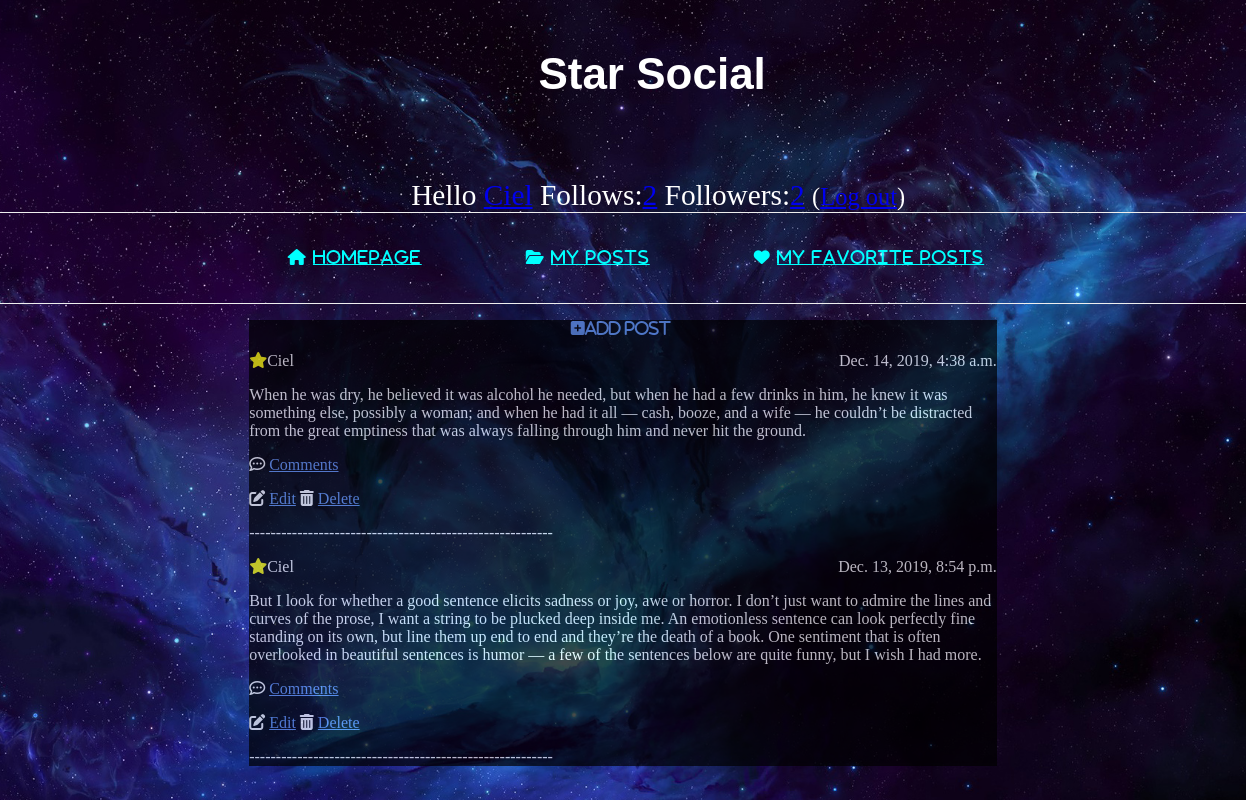
Page /my_profile/ (signed in) on the committed database.
### social_media/models.py (models this page shows, shortened)
class Post(models.Model):
    author = models.ForeignKey('auth.User', on_delete=models.CASCADE, related_name="post_user")
    text = models.TextField()
    date = models.DateTimeField(default=timezone.now)

### social_media/views.py (the view)
# urls.py: path('my_profile/', views.my_profile, name='my_profile'),
@login_required
def my_profile(request):
    uname = request.session['_auth_user_id']
    posts = Post.objects.all().order_by('-date').filter(author=uname)
    return render(request, 'social_media/my_profile.html', {'posts': posts})

### social_media/templates/social_media/my_profile.html (shortened to what this page needs)
{% extends 'social_media/base2.html' %}
{% block head %}
    <link rel="stylesheet" type="text/css"
          href="../../static/social_media/social_media.css">
{% endblock %}
{% block content %}
   <p><a class="add_comment" href ={% url 'add_post' %}> <i class="fas fa-plus-square">Add Post</i></a></p>
<post>
{% for post in posts %}
            <div class="date">
                {{ post.date }}
            </div>
            <p><icon><i class="fas fa-star"></i></icon>{{ post.author }}</p>
            <p>{{ post.text|linebreaksbr }}</p>
            <p><i class="far fa-comment-dots"> </i>
                <a href="{% url 'post_detail' pk=post.pk %}" class="comment">Comments</a></p>
            <p><i class="fas fa-edit"></i>
                <a href="{% url 'edit_post' pk=post.pk %}" class="comment">Edit</a>
            <i class="fas fa-trash-alt"></i>
                <a href="{% url 'delete_post' pk=post.pk %}" class="comment">Delete</a></p>
            <p>---------------------------------------------------------</p>
    {% empty %}
        <p>You don't have any posts yet :(</p>
    {% endfor %}
</post>
{% endblock %}

### social_media/templates/social_media/base2.html (shortened to what this page needs)
<html>
    <head>
        {% block head %}{% endblock%}
    </head>
    <body>
    <header class = "bgimg">
        <div class="page-header">
            <h1>Star Social</h1>
        </div>
        <div class = "top-menu">
         {% if user.is_authenticated %}
            Hello <a href = {% url 'my_profile' %}>{{ user.username }}</a> Follows:<a href="{% url 'follows' %}">{{ user.follower.count }}</a>  Followers:<a href="{% url 'followers' %}">{{ user.follows.count }}</a>
             <small>(<a href="{% url 'logout_urlpattern' %}">Log out</a>)</small>
            {% else %}
             You do not <a href="{% url 'login_urlpattern' %}">Log in</a>
            {% endif %}
        </div>
		<nav>
            <ul>
                 <li><i class="fas fa-home">
                    <a href="{% url 'homepage_list' %}" >
                        Homepage</a></i></li>
                <li><i class="fas fa-folder-open">
                    <a href="{% url 'my_profile'%}" >
                        My Posts</a></i></li>
                <li><i class="fas fa-heart">
                    <a href="{% url 'my_favorite' %}" >
                        My Favorite Posts</a></i></li>
            </ul>
		</nav>
		<div class="content">
                {% block content %}
                {% endblock %}
        </div>
    </header>
    </body>
</html>

### social_media/static/social_media/social_media.css (style rules this page uses)
body, html { height: 100%; margin:0px; padding:0px; }
h1,h2,h3,h4,h5,h6 { font-family: "Lobster", sans-serif }
.bgimg { background-size: cover; background-image: url("images/star.jpg"); background-position: center; min-height: 100%; background-repeat:repeat-y; background-color: transparent; border:none; }
.page-header { font-family: Lobster; margin-top: 0; margin-left:40%; padding: 20px 20px 50px 40px; color: white; position: center; left:550px; font-size:22px; }
nav { border-top: 1px solid #eee; width: 78%; border-bottom: 1px solid #eee; margin: 0 0 0; padding: 20px 150px; }
nav ul { margin: 0; padding: 1em 0; list-style-type: none; text-align: center; }
nav ul li { display: inline; padding: 0; margin: 0 50px; font-weight: 500; text-transform: uppercase; text-align: center; font-size: 1rem; letter-spacing: .10rem; color: #00FFFF; }
nav a { color:#00FFFF; }
.top-menu, .top-menu:hover, .top-menu:visited { color: #ffffff; font-size: 22pt; margin-left: 33%; }
.content { margin-left: 20%; background-color: black; margin-right:20%; opacity: 70%; }
.date { float: right; }
post { color: white; }
post icon { color:yellow; }
.comment { color: cornflowerblue; }
.add_comment { color: cornflowerblue; margin-left: 43%; }

### rows in the picture
Post: date "Dec. 14, 2019, 4:38 a.m.", author "Ciel", text "When he was dry, he believed it was alcohol he needed, but when he had a few drinks in him, he knew it was something else, possibly a woman; and when he had it all — cash, booze, and a wife — he couldn’t be distracted from the great emptiness that was always falling through him and never hit the ground."
Post: date "Dec. 13, 2019, 8:54 p.m.", author "Ciel", text "But I look for whether a good sentence elicits sadness or joy, awe or horror. I don’t just want to admire the lines and curves of the prose, I want a string to be plucked deep inside me. An emotionless sentence can look perfectly fine standing on its own, but line them up end to end and they’re the death of a book. One sentiment that is often overlooked in beautiful sentences is humor — a few of the sentences below are quite funny, but I wish I had more."

### other values in the picture
{{ user.username }} "Ciel"
{{ user.follower.count }} "2"
{{ user.follows.count }} "2"
